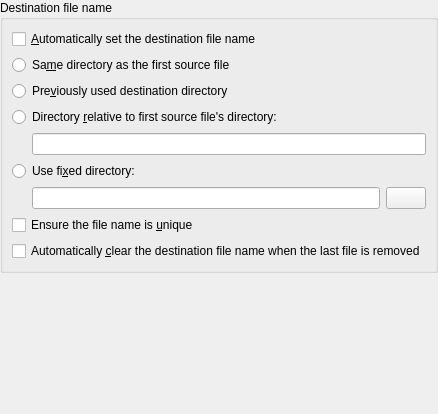
      <widget class="QWidget" name="pMergeOutput">
       <layout class="QVBoxLayout" name="verticalLayout_7">
        <property name="leftMargin">
         <number>0</number>
        </property>
        <property name="topMargin">
         <number>0</number>
        </property>
        <property name="rightMargin">
         <number>0</number>
        </property>
        <property name="bottomMargin">
         <number>0</number>
        </property>
        <item>
         <widget class="QGroupBox" name="groupBox_5">
          <property name="title">
           <string>Destination file name</string>
          </property>
          <layout class="QVBoxLayout" name="verticalLayout_5">
           <item>
            <widget class="QCheckBox" name="cbMAutoSetOutputFileName">
             <property name="text">
              <string>&amp;Automatically set the destination file name</string>
             </property>
            </widget>
           </item>
           <item>
            <widget class="QRadioButton" name="rbMAutoSetSameDirectory">
             <property name="text">
              <string>Sa&amp;me directory as the first source file</string>
             </property>
            </widget>
           </item>
           <item>
            <widget class="QRadioButton" name="rbMAutoSetPreviousDirectory">
             <property name="text">
              <string>Pre&amp;viously used destination directory</string>
             </property>
            </widget>
           </item>
           <item>
            <widget class="QRadioButton" name="rbMAutoSetRelativeDirectory">
             <property name="text">
              <string>Directory &amp;relative to first source file's directory:</string>
             </property>
            </widget>
           </item>
           <item>
            <layout class="QHBoxLayout" name="horizontalLayout_7">
             <item>
              <spacer name="horizontalSpacer_4">
               <property name="orientation">
                <enum>Qt::Horizontal</enum>
               </property>
               <property name="sizeType">
                <enum>QSizePolicy::Fixed</enum>
               </property>
               <property name="sizeHint" stdset="0">
                <size>
                 <width>20</width>
                 <height>20</height>
                </size>
               </property>
              </spacer>
             </item>
             <item>
              <widget class="QLineEdit" name="leMAutoSetRelativeDirectory"/>
             </item>
            </layout>
           </item>
           <item>
            <widget class="QRadioButton" name="rbMAutoSetFixedDirectory">
             <property name="text">
              <string>Use fi&amp;xed directory:</string>
             </property>
            </widget>
           </item>
           <item>
            <layout class="QHBoxLayout" name="horizontalLayout_5">
             <item>
              <spacer name="horizontalSpacer_3">
               <property name="orientation">
                <enum>Qt::Horizontal</enum>
               </property>
               <property name="sizeType">
                <enum>QSizePolicy::Fixed</enum>
               </property>
               <property name="sizeHint" stdset="0">
                <size>
                 <width>20</width>
                 <height>20</height>
                </size>
               </property>
              </spacer>
             </item>
             <item>
              <widget class="QLineEdit" name="leMAutoSetFixedDirectory"/>
             </item>
             <item>
              <widget class="QPushButton" name="pbMBrowseAutoSetFixedDirectory">
               <property name="text">
                <string/>
               </property>
               <property name="icon">
                <iconset resource="../../qt_resources.qrc">
                 <normaloff>:/icons/16x16/document-open-folder.png</normaloff>:/icons/16x16/document-open-folder.png</iconset>
               </property>
              </widget>
             </item>
            </layout>
           </item>
           <item>
            <widget class="QCheckBox" name="cbMUniqueOutputFileNames">
             <property name="text">
              <string>Ensure the file name is &amp;unique</string>
             </property>
            </widget>
           </item>
           <item>
            <widget class="QCheckBox" name="cbMAutoClearOutputFileName">
             <property name="text">
              <string>Automatically &amp;clear the destination file name when the last file is removed</string>
             </property>
            </widget>
           </item>
          </layout>
         </widget>
        </item>
        <item>
         <spacer name="verticalSpacer">
          <property name="orientation">
           <enum>Qt::Vertical</enum>
          </property>
          <property name="sizeHint" stdset="0">
           <size>
            <width>20</width>
            <height>141</height>
           </size>
          </property>
         </spacer>
        </item>
       </layout>
      </widget>
